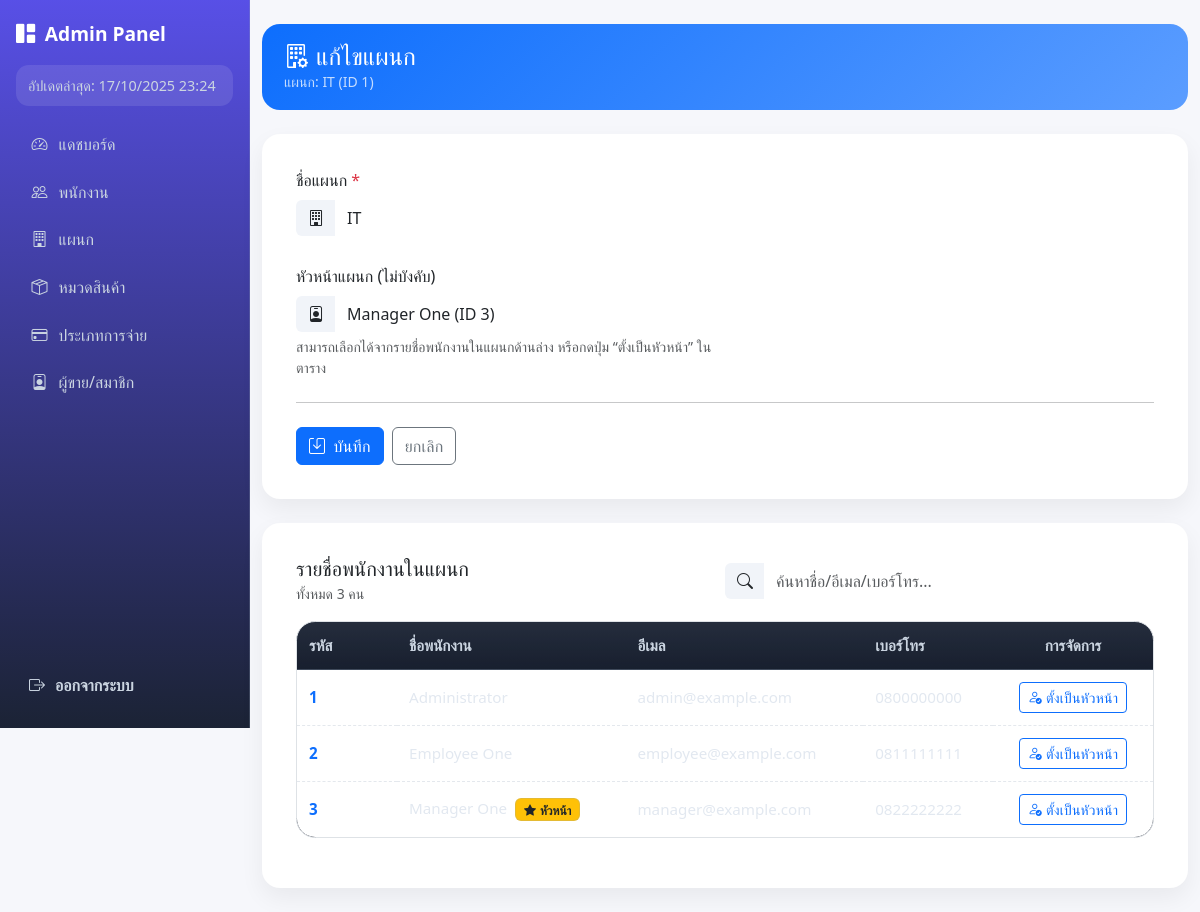
The page /admin/department_edit.php?id=1 on the database its author committed.
### tables this page shows
CREATE TABLE `departments` (
  `department_id` int(11) NOT NULL,
  `name` varchar(150) NOT NULL,
  `head_employee_id` int(11) DEFAULT NULL
);

CREATE TABLE `employees` (
  `employee_id` int(11) NOT NULL,
  `full_name` varchar(200) NOT NULL,
  `phone` varchar(50) DEFAULT NULL,
  `email` varchar(190) NOT NULL,
  `status` enum('active','inactive','terminated') NOT NULL DEFAULT 'active',
  `department_id` int(11) NOT NULL,
  `created_at` timestamp NOT NULL DEFAULT current_timestamp(),
  `updated_at` timestamp NULL DEFAULT NULL ON UPDATE current_timestamp()
);

### admin/department_edit.php (the view, shortened to what this page needs)
<?php
require_once "../connect.php";
$deptId = intval($_GET['id'] ?? 0);
$sql = "SELECT department_id, name, head_employee_id
        FROM departments
        WHERE department_id = ?
        LIMIT 1";
$stmt = $conn->prepare($sql);
$stmt->bind_param("i", $deptId);
$stmt->execute();
$dept = $stmt->get_result()->fetch_assoc();
$emps = [];
$q = $conn->prepare("
  SELECT employee_id, full_name, email, phone
  FROM employees
  WHERE department_id=?
  ORDER BY full_name
");
$q->bind_param("i", $deptId);
$q->execute();
$res = $q->get_result();
while ($r = $res->fetch_assoc()) $emps[] = $r;
require __DIR__ . '/partials/admin_header.php';
?>
<!DOCTYPE html>
<html lang="th">
<head>
  <link href="https://cdn.jsdelivr.net/npm/bootstrap@5.3.3/dist/css/bootstrap.min.css" rel="stylesheet">
  <link href="https://cdn.jsdelivr.net/npm/bootstrap-icons@1.11.3/font/bootstrap-icons.css" rel="stylesheet">
</head>
<body>
<div class="container py-4">
  <div class="page-head mb-4">
    <h4 class="mb-0"><i class="bi bi-building-gear me-2"></i>แก้ไขแผนก</h4>
    <div class="small opacity-75">แผนก: <?= htmlspecialchars($dept['name']) ?> (ID <?= (int)$dept['department_id'] ?>)</div>
  </div>
  <div class="card mb-4">
    <div class="card-body">
      <form method="post" action="department_update.php" novalidate>
        <div class="row g-3">
          <div class="col-md-6">
            <label class="form-label">ชื่อแผนก <span class="text-danger">*</span></label>
            <div class="input-group">
              <span class="input-group-text"><i class="bi bi-building"></i></span>
              <input type="text" name="name" class="form-control"
                     value="<?= htmlspecialchars($dept['name']) ?>" required maxlength="100">
            </div>
          </div>
          <div class="col-md-6">
            <label class="form-label">หัวหน้าแผนก (ไม่บังคับ)</label>
            <div class="input-group">
              <span class="input-group-text"><i class="bi bi-person-badge"></i></span>
              <select name="head_employee_id" id="headSelect" class="form-select">
                <?php foreach ($emps as $e): ?>
                  <option value="<?= (int)$e['employee_id'] ?>"
                    <?= ((int)$dept['head_employee_id']===(int)$e['employee_id'])?'selected':''; ?>>
                    <?= htmlspecialchars($e['full_name']).' (ID '.$e['employee_id'].')' ?>
                  </option>
                <?php endforeach; ?>
              </select>
            </div>
            <div class="form-text">สามารถเลือกได้จากรายชื่อพนักงานในแผนกด้านล่าง หรือกดปุ่ม “ตั้งเป็นหัวหน้า” ในตาราง</div>
          </div>
        </div>
        <hr class="my-4">
        <div class="d-flex gap-2">
          <button type="submit" class="btn btn-primary">
            <i class="bi bi-save me-1"></i> บันทึก
          </button>
          <a href="departmentManagement.php" class="btn btn-outline-secondary">ยกเลิก</a>
        </div>
      </form>
    </div>
  </div>
  <div class="card">
    <div class="card-body">
      <div class="d-flex align-items-center justify-content-between mb-3">
        <div>
          <h5 class="mb-0">รายชื่อพนักงานในแผนก</h5>
          <small class="text-muted">ทั้งหมด <?= number_format(count($emps)) ?> คน</small>
        </div>
        <div class="w-50">
          <div class="input-group">
            <span class="input-group-text"><i class="bi bi-search"></i></span>
            <input type="text" id="empSearch" class="form-control" placeholder="ค้นหาชื่อ/อีเมล/เบอร์โทร...">
          </div>
        </div>
      </div>
      <div class="table-responsive">
        <table class="table table-hover align-middle">
          <thead class="table-light">
            <tr>
              <th style="width:100px;">รหัส</th>
              <th>ชื่อพนักงาน</th>
              <th>อีเมล</th>
              <th>เบอร์โทร</th>
              <th class="text-center" style="width:160px;">การจัดการ</th>
            </tr>
          </thead>
          <tbody id="empTbody">
            <?php if ($emps): ?>
              <?php foreach ($emps as $e): ?>
                <?php $isHead = ((int)$dept['head_employee_id']===(int)$e['employee_id']); ?>
                <tr>
                  <td class="text-primary fw-semibold"><?= (int)$e['employee_id'] ?></td>
                  <td>
                    <?= htmlspecialchars($e['full_name']) ?>
                    <?php if ($isHead): ?>
                      <span class="badge bg-warning text-dark head-badge ms-1"><i class="bi bi-star-fill me-1"></i>หัวหน้า</span>
                    <?php endif; ?>
                  </td>
                  <td><?= htmlspecialchars($e['email'] ?: '—') ?></td>
                  <td><?= htmlspecialchars($e['phone'] ?: '—') ?></td>
                  <td class="text-center">
                    <button type="button" class="btn btn-sm btn-outline-primary set-head-btn"
                            data-id="<?= (int)$e['employee_id'] ?>"
                            data-name="<?= htmlspecialchars($e['full_name']) ?>">
                      <i class="bi bi-person-check"></i> ตั้งเป็นหัวหน้า
                    </button>
                  </td>
                </tr>
              <?php endforeach; ?>
            <?php else: ?>
              <tr><td colspan="5" class="text-center text-muted py-4">ยังไม่มีพนักงานในแผนกนี้</td></tr>
            <?php endif; ?>
          </tbody>
        </table>
      </div>
    </div>
  </div>
</div>
</body>
</html>
<?php require __DIR__ . '/partials/admin_footer.php'; ?>

### assets/css/app-theme.css (style rules this page uses)
:root { --font-sans: "Inter", "Prompt", system-ui, -apple-system, Segoe UI, Roboto, "Helvetica Neue", Arial, "Noto Sans", "Apple Color Emoji", "Segoe UI Emoji", "Segoe UI Symbol"; --radius-sm: .4rem; --radius: .8rem; --radius-lg: 1.2rem; --shadow-1: 0 1px 2px rgba(0,0,0,.06), 0 1px 1px rgba(0,0,0,.04); --shadow-2: 0 6px 16px rgba(0,0,0,.08), 0 2px 6px rgba(0,0,0,.04); --bg: #0f172a; --panel: #0b1220; --muted: #94a3b8; --text: #e5e7eb; --primary: #4f46e5; --primary-700: #4338ca; --accent: #14b8a6; --success: #10b981; --warning: #f59e0b; --danger: #f43f5e; --line: rgba(148,163,184,.25); --surface: #111827; --surface-2: #0b1324; --chip: rgba(79,70,229,.12); }
* { box-sizing:border-box }
html,body { height:100% }
body { margin:0; font-family: var(--font-sans); background: radial-gradient(1200px 600px at 10% -10%, rgba(79,70,229,.15), transparent 60%), radial-gradient(800px 400px at 90% 10%, rgba(20,184,166,.10), transparent 55%), var(--bg); color:var(--text); line-height:1.6; }
a { color:var(--accent); text-decoration:none }
.container { max-width:1200px; margin-inline:auto; padding:24px }
.card { background: linear-gradient(180deg, rgba(255,255,255,.03), rgba(255,255,255,.01)); border:1px solid var(--line); border-radius:var(--radius-lg); box-shadow:var(--shadow-1); padding:18px 18px; }
.btn { display:inline-flex; align-items:center; gap:8px; border-radius:999px; padding:10px 16px; border:1px solid transparent; font-weight:600; letter-spacing:.2px; cursor:pointer; transition:.2s; background:var(--surface); color:var(--text); border-color:var(--line); }
.input, select, textarea { width:100%; background:var(--surface); border:1px solid var(--line); border-radius:var(--radius); padding:10px 12px; color:var(--text); outline:none; transition:border-color .2s, box-shadow .2s; }
.row { display:grid; gap:12px; grid-template-columns:repeat(12, 1fr) }
.table { width:100%; border-collapse:separate; border-spacing:0; font-size:.95rem; border:1px solid var(--line); border-radius:var(--radius-lg); overflow:hidden; background:var(--surface); }
.table thead th { text-align:left; font-weight:700; color:#cbd5e1; background:linear-gradient(180deg, rgba(148,163,184,.15), rgba(148,163,184,.05)); padding:12px; border-bottom:1px solid var(--line) }
.table tbody td { padding:12px; border-bottom:1px dashed var(--line); color:#e2e8f0 }
.table tbody tr:last-child td { border-bottom:none }
.badge { display:inline-flex; align-items:center; gap:6px; padding:4px 10px; border-radius:999px; border:1px solid var(--line); background:var(--chip); color:#dbeafe; font-weight:600; font-size:.83rem }
.mb-3 { margin-bottom:12px }
.mb-4 { margin-bottom:16px }

### admin/partials/admin_header.php (style rules this page uses)
html, body { margin: 0; height: 100%; background: var(--bg); color: var(--text); font-family: var(--font-sans); }

### admin/department_edit.php (style rules this page uses)
body { background:#f6f7fb; }
.card { border:0; border-radius:18px; box-shadow:0 10px 25px rgba(0,0,0,.06); }
.page-head { background:linear-gradient(135deg,#0d6efd,#5b9dff); color:#fff; border-radius:18px; padding:18px 22px; }
.input-group-text { background:#f1f4f9; border:none; }
.form-control, .form-select { border:none; background:#fff; }
.head-badge { font-size:.75rem; }

### rows shown on the page
departments: name "IT", department_id "1", head_employee_id "Manager One (ID 3)"
employees: employee_id "1", full_name "Administrator", email "admin@example.com", phone "0800000000"
employees: employee_id "2", full_name "Employee One", email "employee@example.com", phone "0811111111"
employees: employee_id "3", full_name "Manager One", shows "หัวหน้า", email "manager@example.com", phone "0822222222"

### other values the page prints
count($emps) "3"
